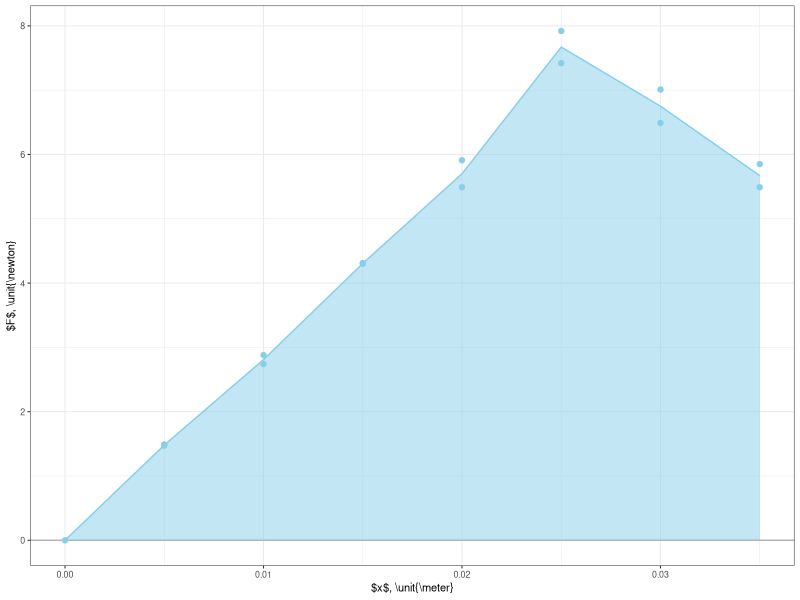

Source code (R):
library(ggplot2)
library(dplyr)

raw <- read.csv('force.csv',header=TRUE)
data <- tibble(raw)

fig3 <- ggplot(data,aes(x=x_m,y=F_N))+
     geom_hline(yintercept=0,color="gray70")+
     geom_point(color="skyblue")+
     stat_summary(fun=mean,geom="line",color="skyblue")+
     stat_summary(fun=mean,geom="area",fill="skyblue",alpha=0.5)+
     xlab('$x$, \\unit{\\meter}')+
     ylab('$F$, \\unit{\\newton}')+
     theme_bw(base_size=8)
ggsave('fig3.svg',plot=fig3,width=3.4167,height=2,units="in")
     
